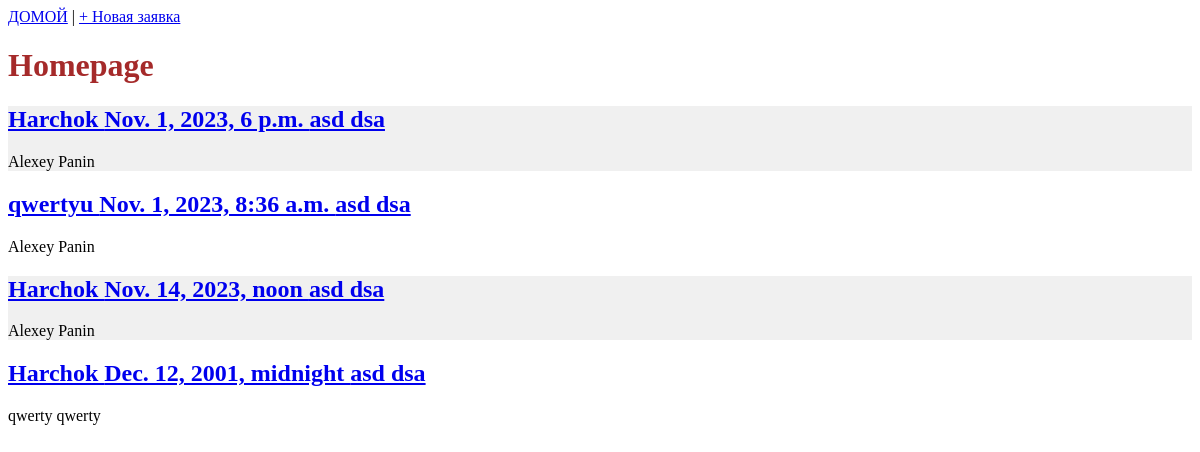
The app's page /, older data.
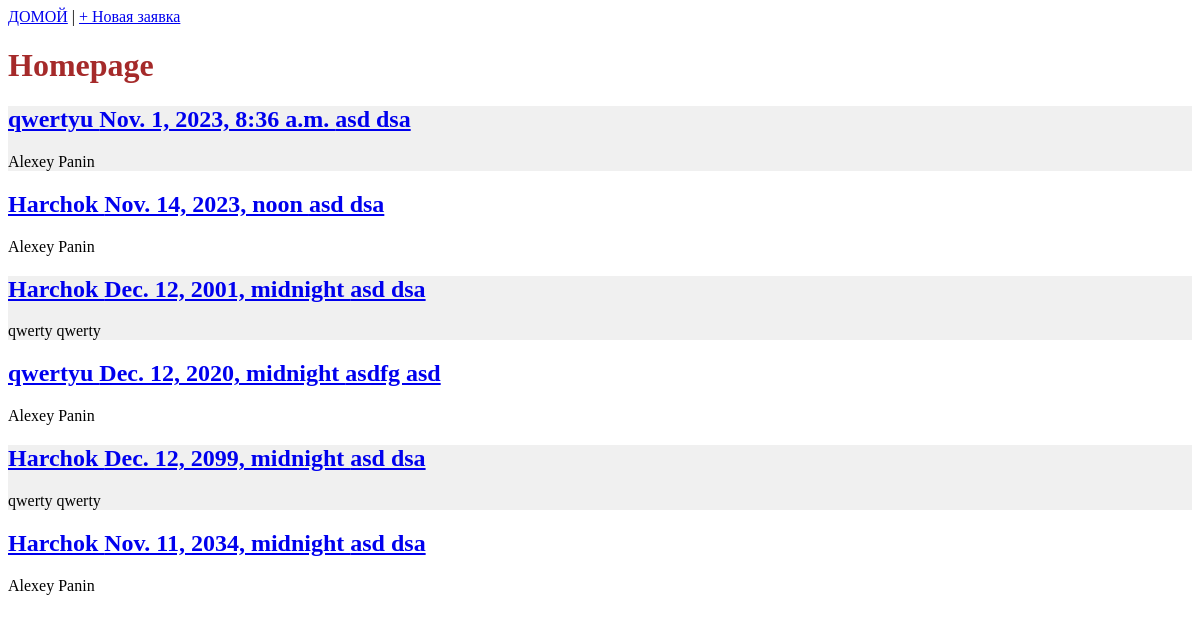
The same page, newer data.
### pages/models.py (models this page shows, shortened)
class Appointment(models.Model):
    pet = models.ForeignKey(Pet, on_delete=models.CASCADE, verbose_name='Питомец', null=True)
    veterinarian = models.ForeignKey(Veterinarian, on_delete=models.CASCADE, verbose_name='Ветеринар', null=True)
    owner = models.ForeignKey(Owner, on_delete=models.CASCADE, verbose_name='Владелец питомца', null=True)
    date = models.DateTimeField(verbose_name='Дата и время приема', null=True)
    notes = models.TextField(verbose_name='Заметки', blank=True, null=True)

class Pet(models.Model):
    name = models.CharField(max_length=50, verbose_name='Имя питомца', null=True)
    species = models.CharField(max_length=50, verbose_name='Вид', null=True)
    breed = models.CharField(max_length=50, verbose_name='Порода', blank=True, null=True)
    birth_date = models.DateField(verbose_name='Дата рождения', blank=True, null=True)
    owner = models.ForeignKey(Owner, on_delete=models.CASCADE, verbose_name='Владелец', null=True)
    def __str__(self):
        return self.name

class Veterinarian(models.Model):
    first_name = models.CharField(max_length=50, verbose_name='Имя', null=True)
    last_name = models.CharField(max_length=50, verbose_name='Фамилия', null=True)
    father_name = models.CharField(max_length=50, verbose_name='Отчество', blank=True, null=True)
    gender = models.CharField(max_length=50, verbose_name='Гендер', null=True)
    email = models.EmailField(verbose_name='Электронная почта', null=True, unique=True)
    birth_date = models.DateField(verbose_name='Дата рождения', blank=True, null=True)
    specialization = models.CharField(max_length=100, verbose_name='Специализация', blank=True, null=True)
    def __str__(self):
        return f"{self.first_name} {self.last_name}"

class Owner(models.Model):
    first_name = models.CharField(max_length=50, verbose_name='Имя', null=True)
    last_name = models.CharField(max_length=50, verbose_name='Фамилия', null=True)
    father_name = models.CharField(max_length=50, verbose_name='Отчество', blank=True, null=True)
    gender = models.CharField(max_length=50, verbose_name='Гендер', null=True)
    email = models.EmailField(verbose_name='Электронная почта', blank=True, null=True, unique=True)
    phone = models.CharField(max_length=20, verbose_name='Телефон', null=True)
    birth_date = models.DateField(verbose_name='Дата рождения', blank=True, null=True)
    def __str__(self):
        return f"{self.first_name} {self.last_name}"

### pages/views.py (the view)
# urls.py: path('', views.AppointmentListView.as_view(), name='home'),
class AppointmentListView(ListView):
    model = Appointment
    template_name = 'home.html'

### templates/home.html
    {% extends 'base.html' %}
    {% block content %}
        <h1>Homepage</h1>
        {%for Appointment in object_list %}
            <div class="Appointments-list">
                <h2>
                    <a href=" {% url 'appointment_detail' Appointment.pk %}">
                        {{ Appointment.pet }}
                        {{ Appointment.date }}
                        {{ Appointment.veterinarian}}
                    </a>
                </h2>
                <p>
                    {{ Appointment.owner }}
                </p>
            </div>
        {% endfor %}
    {% endblock content%}

Row changes from the older to the newer data that the page shows:
removed Appointment: pet "Harchok", date "Nov. 1, 2023, 6 p.m.", veterinarian "asd dsa", owner "Alexey Panin"
added Appointment: pet "qwertyu", date "Dec. 12, 2020, midnight", veterinarian "asdfg asd", owner "Alexey Panin"
added Appointment: pet "Harchok", date "Dec. 12, 2099, midnight", veterinarian "asd dsa", owner "qwerty qwerty"
added Appointment: pet "Harchok", date "Nov. 11, 2034, midnight", veterinarian "asd dsa", owner "Alexey Panin"
